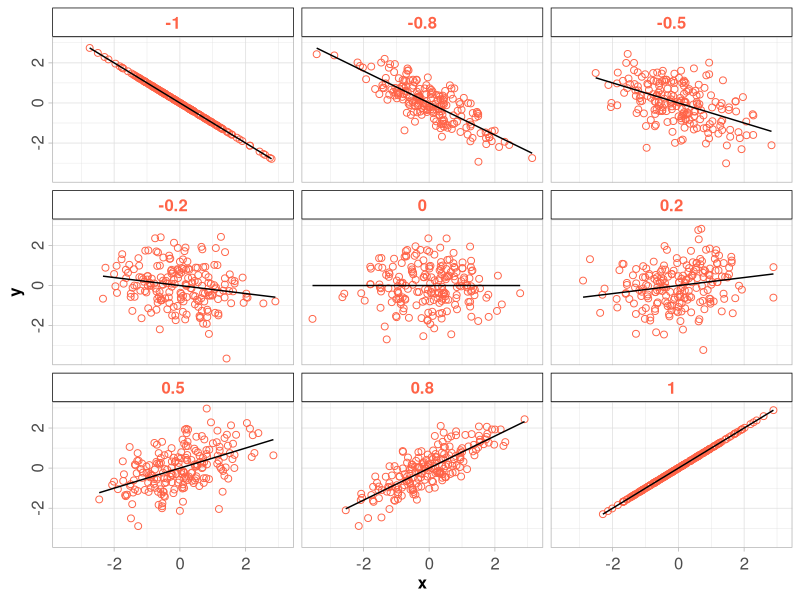

Recreate this plot in R.

library(MASS)
library(ggplot2)

corrdata <- function(samples = 200, r = 0){
  data <- mvrnorm(n = samples, mu = c(0, 0), Sigma = matrix(c(1,r,r,1), nrow = 2), empirical = TRUE)
  X <- data[,1]
  Y <- data[,2]
  data.frame(x = X, y =Y)
}

df <-data.frame()
for (i in c(1,0.8,0.5,0.2,0.0,-0.2,-0.5,-0.8,-1.0)){
  tmp = corrdata(200,i)
  tmp["corr"] = i
  df <- rbind(df, tmp)
}

ggplot(data = df,
       aes(x = x,
           y = y)) +
  geom_point(size = 2.0,
             shape = 1,
             color = "tomato") +
  facet_wrap(~ corr) +
  stat_smooth(method = "lm",
              se = FALSE,
              color = "black",
              size = 0.5) +
  theme_light() +
  theme(text = element_text(size = 12),
        axis.text.x = element_text(size = 12, hjust = 0.5, vjust = 0.5),
        axis.text.y = element_text(size = 12, hjust = 0.5, vjust = 0.5, angle = 90),
        axis.title.x = element_text(size = 12, face = "bold"),
        axis.title.y = element_text(size = 12, face = "bold"),
        strip.background = element_rect(color = "black", fill = "NA", size = 0.5, linetype = "solid"),
        strip.text = element_text(size = 12, color = "tomato", face = "bold")
        )